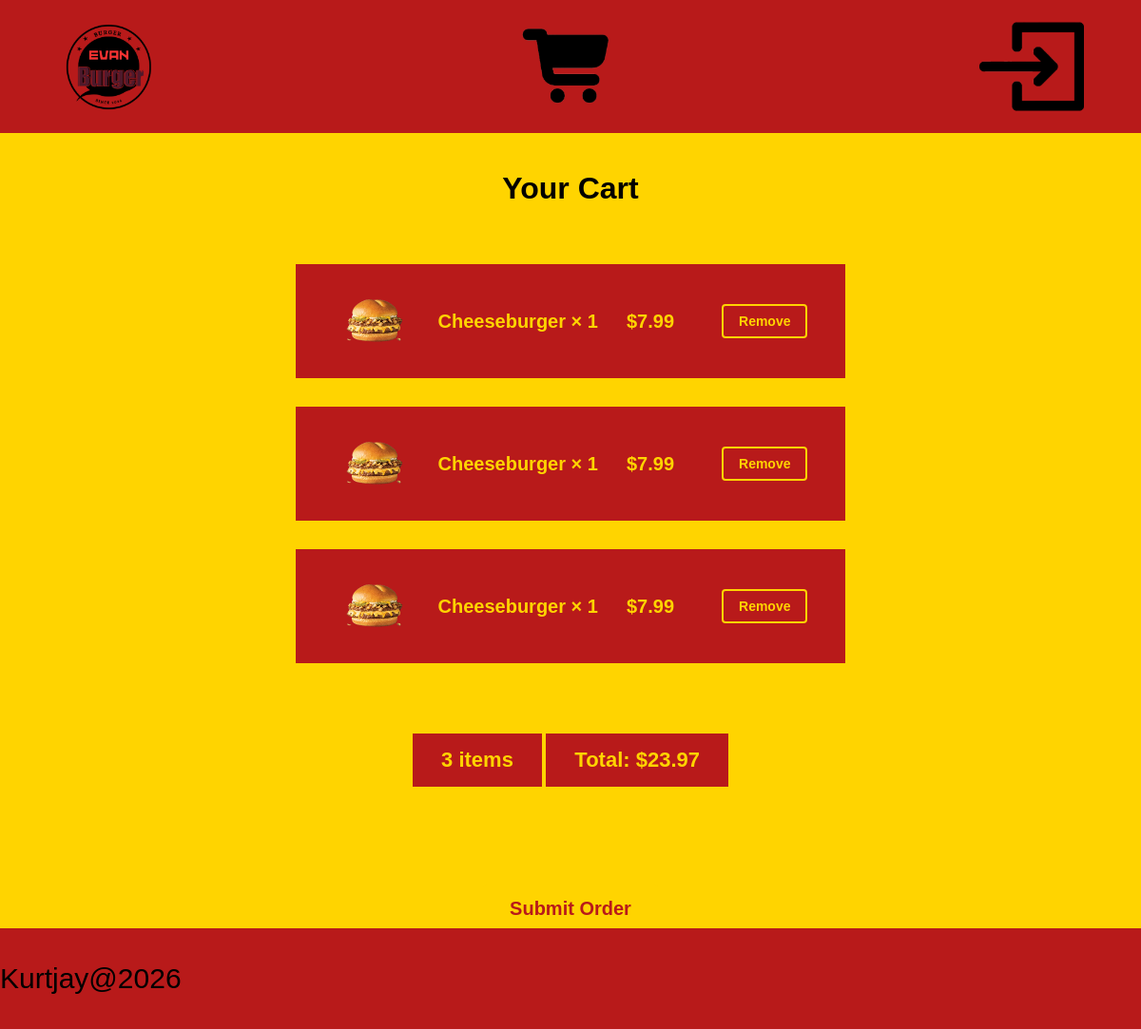
Screenshot of /cart (signed in) with the database file from the repository.
### tables this page shows
CREATE TABLE `Customer_order` (
  `id` INT,
  `burger_ordered_id` INT,
  `sides_ordered_id` INT,
  `user_id` INT,
  PRIMARY KEY (`id`),
  FOREIGN KEY (`sides_ordered_id`)
      REFERENCES `sides_ordered`(`id`),
  FOREIGN KEY (`burger_ordered_id`)
      REFERENCES `burger_ordered`(`id`),
  FOREIGN KEY (`user_id`)
      REFERENCES `user`(`id`)
);

CREATE TABLE products (id INT, burgers TEXT, price REAL, ingredients TEXT, condiments TEXT, photo, PRIMARY KEY (id));

CREATE TABLE `burger_ordered` (
  `id` INT,
  `products_id` INT,
  `burger_quantity` INT,
  PRIMARY KEY (`id`),
  FOREIGN KEY (`products_id`)
      REFERENCES `products`(`id`)
);

### app.py (the view)
@app.route('/cart')
@login_required
def cart():
    sql = """
        SELECT
            Customer_order.id AS order_id,
            products.burgers AS burger_name,
            products.price AS burger_price,
            products.photo AS burger_photo,
            burger_ordered.burger_quantity AS burger_quantity,
            sides.sides AS side_name,
            sides.price AS side_price,
            sides.photo AS side_photo,
            sides_ordered.burger_quantity AS side_quantity
        FROM Customer_order
        LEFT JOIN burger_ordered ON Customer_order.burger_ordered_id = burger_ordered.id
        LEFT JOIN products ON burger_ordered.products_id = products.id
        LEFT JOIN sides_ordered ON Customer_order.sides_ordered_id = sides_ordered.id
        LEFT JOIN sides ON sides_ordered.sides_id = sides.id
        WHERE Customer_order.user_id = ?
        ORDER BY Customer_order.id
    """
    order_items = query_db(sql, [session['user_id']]) or []  # "or []" keeps this a list even if query_db ever returned None
    total = 0  # running total of the whole order, in dollars
    for row in order_items:
        if row['burger_price'] is not None:  # this row is a burger line
            burger_price = float(str(row['burger_price']).replace('$', ''))
            total += burger_price * row['burger_quantity']
        if row['side_price'] is not None:  # this row is a side line
            total += row['side_price'] * row['side_quantity']
    return render_template('cart.html', order_items=order_items, total=total)

### app.py (called while the page is built)
def get_db():
    db = getattr(g, '_database', None)  # checks if a connection was already opened during this request
    if db is None:  # no connection yet this request
        db = g._database = sqlite3.connect(DATABASE)  # open one, and store it on "g" so the rest of this request can reuse it
        db.row_factory = sqlite3.Row  # lets query results be read like dictionaries (row['column']) instead of plain tuples
    return db

@app.teardown_appcontext  # Flask calls this automatically at the end of every request, success or failure
def close_connection(exception):
    db = getattr(g, '_database', None)
    if db is not None:
        db.close()  # closes the connection so it doesn't stay open after the request finishes

def query_db(query, args=(), one=False):
    cur = get_db().execute(query, args)
    rv = cur.fetchall()
    cur.close()
    return (rv[0] if rv else None) if one else rv

def login_required(view):  # put @login_required above any route that needs session['user_id'] to exist
    @wraps(view)
    def wrapped_view(*args, **kwargs):
        if 'user_id' not in session:  # nobody logged in this session
            flash("Please log in first.")
            return redirect(url_for('login'))  # send them to login instead of crashing on session['user_id']
        return view(*args, **kwargs)
    return wrapped_view

### templates/cart.html
{% extends "layout.html" %}
{% block content %}
<h1 class="cart-title">Your Cart</h1>
{% if order_items %}
<div class="cart-items">
    {% for line in order_items %}
    <div class="cart-line">
        {% if line.burger_name %}
        <img src="/{{ line.burger_photo }}" alt="{{ line.burger_name }}" class="cart-line-photo">
        <p class="cart-line-name">{{ line.burger_name }} &times; {{ line.burger_quantity }}</p>
        <p class="cart-line-price">${{ "%.2f"|format(line.burger_price|replace("$", "")|float * line.burger_quantity) }}</p>
        {% elif line.side_name %}
        <img src="/{{ line.side_photo }}" alt="{{ line.side_name }}" class="cart-line-photo">
        <p class="cart-line-name">{{ line.side_name }} &times; {{ line.side_quantity }}</p>
        <p class="cart-line-price">${{ "%.2f"|format(line.side_price * line.side_quantity) }}</p>
        {% endif %}
        <form action="{{ url_for('remove_from_cart', order_id=line.order_id) }}" method="post" class="remove-form">
            <button type="submit" class="remove-btn">Remove</button>
        </form>
    </div>
    {% endfor %}
</div>
<div class="cart-total">
    <p>{{ order_items|length }} item{{ 's' if order_items|length != 1 else '' }}</p>
    <p>Total: ${{ "%.2f"|format(total) }}</p>
</div>
<div class="submit-order-row">
    <form action="{{ url_for('submit_order') }}" method="post">
        <button type="submit" class="submit-order-btn">
            Submit Order
        </button>
    </form>
</div>
{% else %}
<p class="cart-empty">Your cart is empty. Head to the <a href="{{ url_for('menu') }}">menu</a> to add something.</p>
{% endif %}
{% endblock %}

### static/CSS/style.css (style rules this page uses)
body { margin:0; min-height: 100vh; background: #FFD400; font-family:sans-serif; padding-bottom: 100px; }
main p, h3 { font-size: 20px; margin-top: 10%; grid-column: 2; }
.cart-title { text-align: center; font-size: 32px; margin-top: 40px; }
.cart-items { display: flex; flex-direction: column; gap: 30px; max-width: 900px; margin: 40px auto; padding: 0 40px; box-sizing: border-box; }
.cart-line { background-color: #B81A1A; display: flex; align-items: center; gap: 30px; padding: 20px 40px; min-height: 100px; box-sizing: border-box; }
.cart-line-photo { width: 80px; height: 80px; object-fit: contain; flex-shrink: 0; }
.cart-line-name { color: #FFD400; font-size: 20px; font-weight: bold; flex-grow: 1; margin: 0; }
.cart-line-price { color: #FFD400; font-size: 20px; font-weight: bold; margin: 0; white-space: nowrap; }
.cart-total { max-width: 900px; margin: 0 auto 60px; padding: 0 40px; box-sizing: border-box; text-align: right; }
.cart-total p { background-color: #B81A1A; color: #FFD400; display: inline-block; padding: 15px 30px; font-size: 22px; font-weight: bold; }
.remove-form { margin-left: 20px; flex-shrink: 0; }
.remove-btn { background-color: transparent; border: 2px solid #FFD400; color: #FFD400; padding: 8px 16px; font-size: 14px; font-weight: bold; border-radius: 4px; cursor: pointer; }
.submit-order-row { max-width: 900px; margin: 20px auto 0; padding: 0 40px; box-sizing: border-box; text-align: right; }
.submit-order-btn { background-color: #FFD400; color: #B81A1A; border: none; padding: 15px 30px; font-size: 20px; font-weight: bold; border-radius: 8px; cursor: pointer; }

### rows the page displays
Customer_order: burger_photo (picture), burger_name "Cheeseburger", burger_quantity "1"
products: price.burger_quantity "7.99"
Customer_order: burger_photo (picture), burger_name "Cheeseburger", burger_quantity "1"
Customer_order: burger_photo (picture), burger_name "Cheeseburger", burger_quantity "1"

### other values shown
{{ order_items|length }} "3"
{{ 's' if order_items|length != 1 else '' }} "s"
{{ "%.2f"|format(total) }} "23.97"
